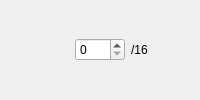
         <widget class="QWidget" name="widget_14" native="true">
          <layout class="QHBoxLayout" name="horizontalLayout_14">
           <property name="leftMargin">
            <number>0</number>
           </property>
           <property name="topMargin">
            <number>0</number>
           </property>
           <property name="rightMargin">
            <number>0</number>
           </property>
           <property name="bottomMargin">
            <number>0</number>
           </property>
           <item>
            <widget class="QLabel" name="label_14">
             <property name="maximumSize">
              <size>
               <width>75</width>
               <height>75</height>
              </size>
             </property>
             <property name="toolTip">
              <string>#6D5BAE_#D5C7E9</string>
             </property>
             <property name="text">
              <string/>
             </property>
             <property name="pixmap">
              <pixmap resource="../../resource.qrc">:/pairs/assets/#6D5BAE_#D5C7E9.png</pixmap>
             </property>
             <property name="scaledContents">
              <bool>true</bool>
             </property>
            </widget>
           </item>
           <item>
            <widget class="QSpinBox" name="#6D5BAE_#D5C7E9_spin">
             <property name="maximumSize">
              <size>
               <width>50</width>
               <height>16777215</height>
              </size>
             </property>
             <property name="minimum">
              <number>0</number>
             </property>
             <property name="maximum">
              <number>16</number>
             </property>
            </widget>
           </item>
           <item>
            <widget class="QLabel" name="label_14_2">
             <property name="text">
              <string>/16</string>
             </property>
            </widget>
           </item>
          </layout>
         </widget>
